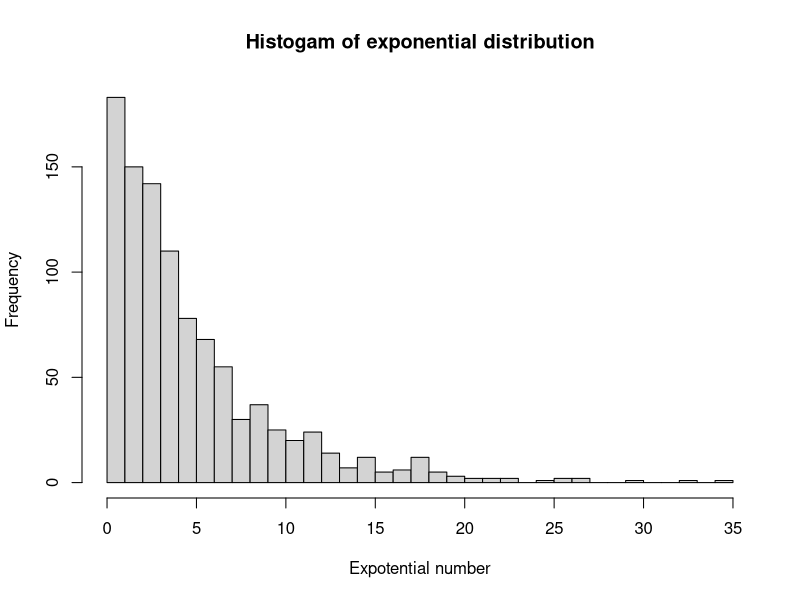
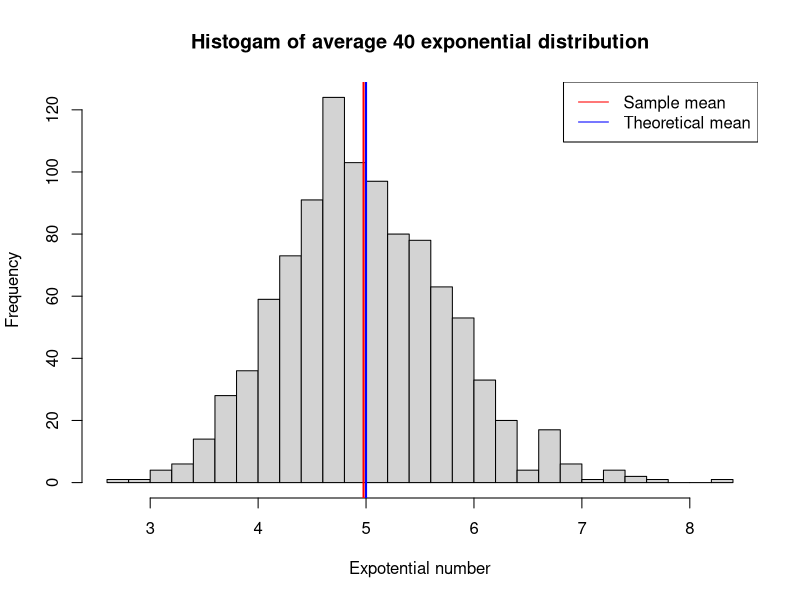
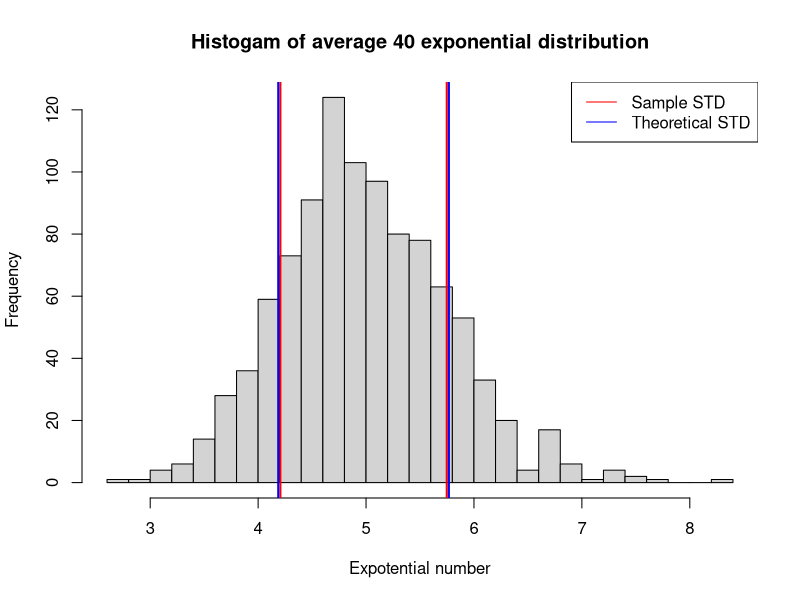
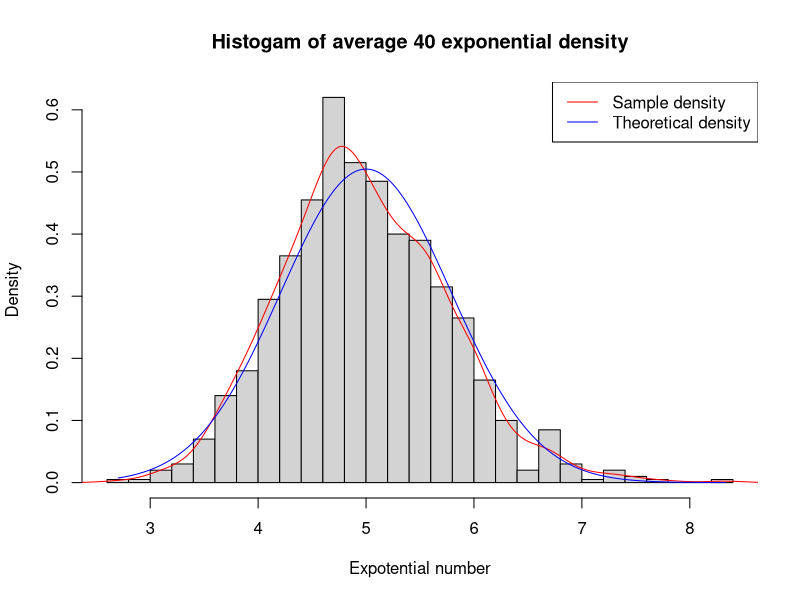
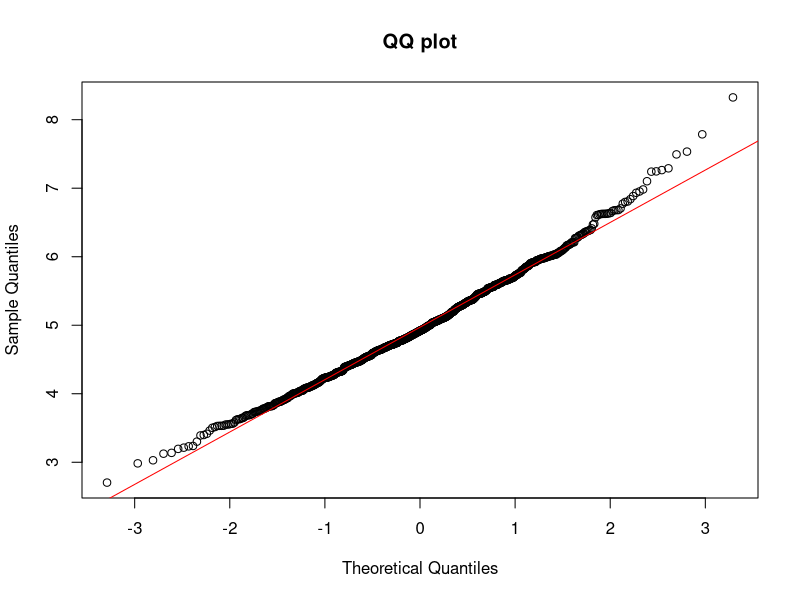

Write the R code that produced these figures, in order.
## ---- chunk 1
set.seed(12345)
lamda <- 0.2
n <- 1000
m <- 40
## ---- chunk 2
hist(rexp(n, lamda), breaks=40, xlab="Expotential number", ylab="Frequency",main="Histogam of exponential distribution")
## ---- chunk 3
mns = NULL
for (i in 1:n) {
  mns = c(mns, mean(rexp(m, lamda)))
}
## ---- chunk 4
hist(mns, breaks=40, xlab="Expotential number", ylab="Frequency",
     main="Histogam of average 40 exponential distribution")
abline(v=mean(mns),col="red", lwd=2)
abline(v=1/lamda, col="blue", lwd=2)
legend("topright",c("Sample mean", "Theoretical mean"), col=c("red","blue"),
       lty=c(1,1))
## ---- chunk 5
hist(mns, breaks=40, xlab="Expotential number", ylab="Frequency",
     main="Histogam of average 40 exponential distribution")
abline(v=mean(mns)-sd(mns),col="red", lwd=2)
abline(v=mean(mns)+sd(mns),col="red", lwd=2)
abline(v=mean(mns)-1/lamda/sqrt(m), col="blue", lwd=2)
abline(v=mean(mns)+1/lamda/sqrt(m), col="blue", lwd=2)
legend("topright",c("Sample STD", "Theoretical STD"), col=c("red","blue"), lty=c(1,1))
## ---- chunk 6
hist(mns, breaks=40, prob=TRUE, xlab="Expotential number", ylab="Density",
     main="Histogam of average 40 exponential density")
lines(density(mns),col="red")
lines(seq(min(mns),max(mns),length=n),
      dnorm(seq(min(mns),max(mns),length=n),mean=1/lamda,sd=1/lamda/sqrt(m)),col="blue")
legend("topright",c("Sample density", "Theoretical density"), col=c("red","blue"),lty=c(1,1))
qqnorm(mns, main="QQ plot")
qqline(mns, col="red")
